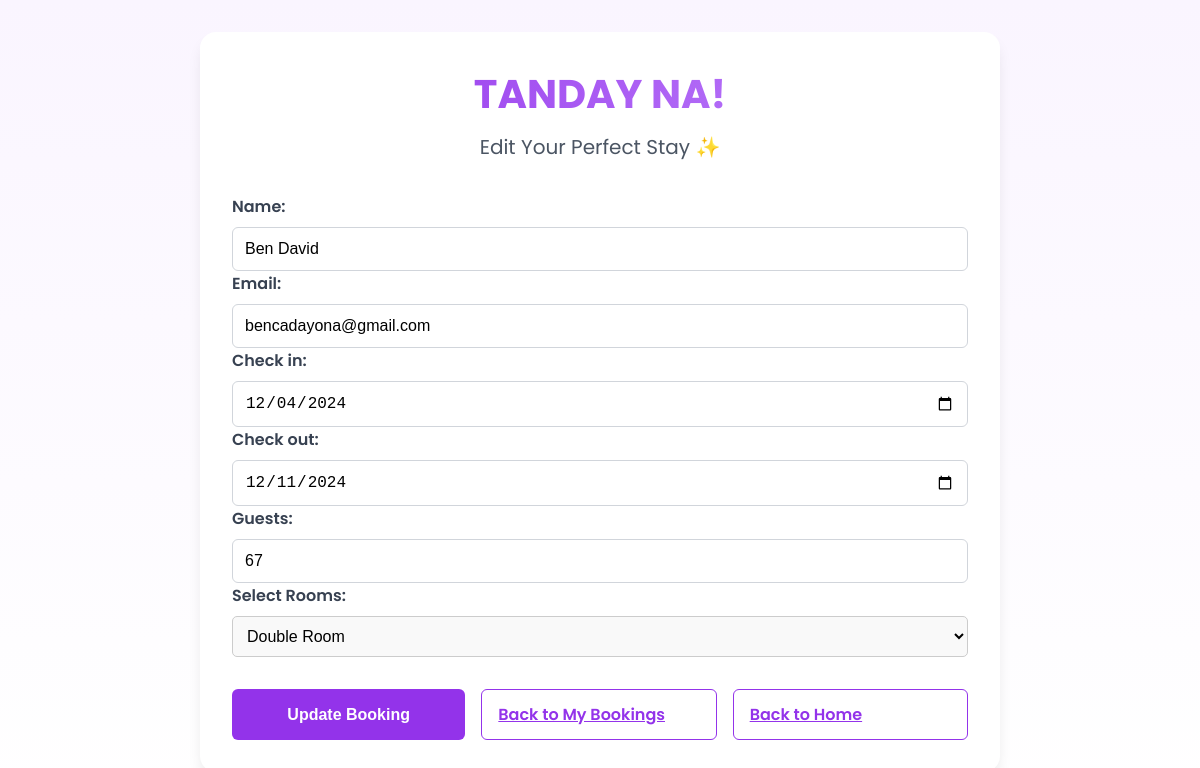
The page /edit_booking/25/ (signed in) on the database its author committed.
### api/models.py (models this page shows, shortened)
class Booking(models.Model):
    STATUS_CHOICES = [
        ("Pending", "Pending"),
        ("Canceled", "Canceled"),
        ("Accepted", "Accepted"),
        ("Check-in", "Check-in"),
        ("Check-out", "Check-out"),
    ]
    user = models.ForeignKey(User, on_delete=models.CASCADE, null=True, blank=True)
    name = models.CharField(max_length=100)
    email = models.EmailField()
    check_in = models.DateField(null=True, blank=True)
    check_out = models.DateField(null=True, blank=True)
    guests = models.IntegerField()
    room = models.ForeignKey(Rooms, on_delete=models.CASCADE)
    booking_number = models.CharField(max_length=12, editable=False, default=uuid.uuid4().hex[:12].upper())
    status = models.CharField(max_length=10, choices=STATUS_CHOICES, default="Pending")

### api/views.py (the view)
# urls.py: path('edit_booking/<int:booking_id>/', edit_booking, name='edit_booking'),
@login_required
def edit_booking(request, booking_id):
    booking = get_object_or_404(Booking, id=booking_id)
    rooms = Rooms.objects.filter(listing = booking.room.listing)
    if request.method == 'POST':
        form = EditBookingForm(request.POST, instance=booking)
        getroom = request.POST.get('room')
        print('The room id is: ',getroom)
        theRoom = get_object_or_404(Rooms, id=getroom)
        if form.is_valid():
            booking = form.save(commit=False)
            booking.room = theRoom
            booking.save()
            messages.success(request, 'Your booking has been updated successfully!')
            return redirect('my_bookings')  # Redirect to the bookings list page
    else:
        form = EditBookingForm(instance=booking)
    return render(request, 'edit_booking.html', {
        'form': form,
        'booking': booking,
        "rooms":rooms,
    })

### api/forms.py (shortened to what this page needs)
class EditBookingForm(forms.ModelForm):
    class Meta:
        model = Booking
        fields = ['name', 'email', 'check_in', 'check_out', 'guests']
        widgets = {
            'check_in': forms.DateInput(attrs={'type': 'date'}),
            'check_out': forms.DateInput(attrs={'type': 'date'}),
        }

### api/templates/edit_booking.html (shortened to what this page needs)
<!DOCTYPE html>
<html lang="en">
<head>
</head>
<body>
    <div class="card">
        <div class="card-header">
            <h1 class="card-title">TANDAY NA!</h1>
            <p class="card-subtitle">Edit Your Perfect Stay ✨</p>
        </div>
        <form method="POST" action="{% url 'edit_booking' booking.id %}">
            {{ form.as_p }}
            <label for="Rooms">Select Rooms:</label>
            <select name="room" id="room" class="form-select" style="width: 100%; padding: 10px; border-radius: 5px; font-size: 16px; border: 1px solid #ccc; background-color: #f9f9f9;">
                {% for room in rooms %}
                    <option value="{{ room.id }}" style="padding: 10px; font-size: 14px;">
                        {{ room.name }}
                    </option>
                {% endfor %}
            </select>
            <div class="button-group">
                <button type="submit" class="button button-primary">Update Booking</button>
                <a href="{% url 'my_bookings' %}" class="button button-secondary">Back to My Bookings</a>
                <a href="{% url 'home' %}" class="button button-secondary">Back to Home</a>
            </div>
        </form>
    </div>
</body>
</html>

### api/templates/edit_booking.html (style rules this page uses)
:root { --purple-50: #faf5ff; --purple-100: #f3e8ff; --purple-200: #e9d5ff; --purple-300: #d8b4fe; --purple-400: #c084fc; --purple-500: #a855f7; --purple-600: #9333ea; --purple-700: #7e22ce; }
* { margin: 0; padding: 0; box-sizing: border-box; }
body { font-family: 'Poppins', sans-serif; background: linear-gradient(to bottom, var(--purple-50), white); min-height: 100vh; display: flex; justify-content: center; align-items: center; padding: 2rem; }
.card { background: white; border-radius: 1rem; box-shadow: 0 10px 15px -3px rgba(0, 0, 0, 0.1); padding: 2rem; max-width: 800px; width: 100%; }
.card-header { text-align: center; margin-bottom: 2rem; }
.card-title { font-size: 2.5rem; font-weight: 700; background: linear-gradient(to right, var(--purple-600), var(--purple-400)); -webkit-background-clip: text; -webkit-text-fill-color: transparent; margin-bottom: 0.5rem; }
.card-subtitle { font-size: 1.25rem; color: #4b5563; }
label { display: block; margin-bottom: 0.5rem; font-weight: 600; color: #374151; }
input[type="text"], input[type="email"], input[type="date"], input[type="number"], select { width: 100%; padding: 0.75rem; border: 1px solid #d1d5db; border-radius: 0.375rem; font-size: 1rem; transition: border-color 0.15s ease-in-out; }
.button-group { display: flex; gap: 1rem; margin-top: 2rem; }
.button { flex: 1; padding: 0.75rem 1rem; border: none; border-radius: 0.375rem; font-size: 1rem; font-weight: 600; cursor: pointer; transition: all 0.15s ease-in-out; }
.button-primary { background-color: var(--purple-600); color: white; }
.button-secondary { background-color: white; color: var(--purple-600); border: 1px solid var(--purple-600); }

### rows shown on the page
Booking: name "Ben David", email "bencadayona@gmail.com", check_in "12/04/2024", check_out "12/11/2024", guests "67"

### other values the page prints
form field room "Double Room"
